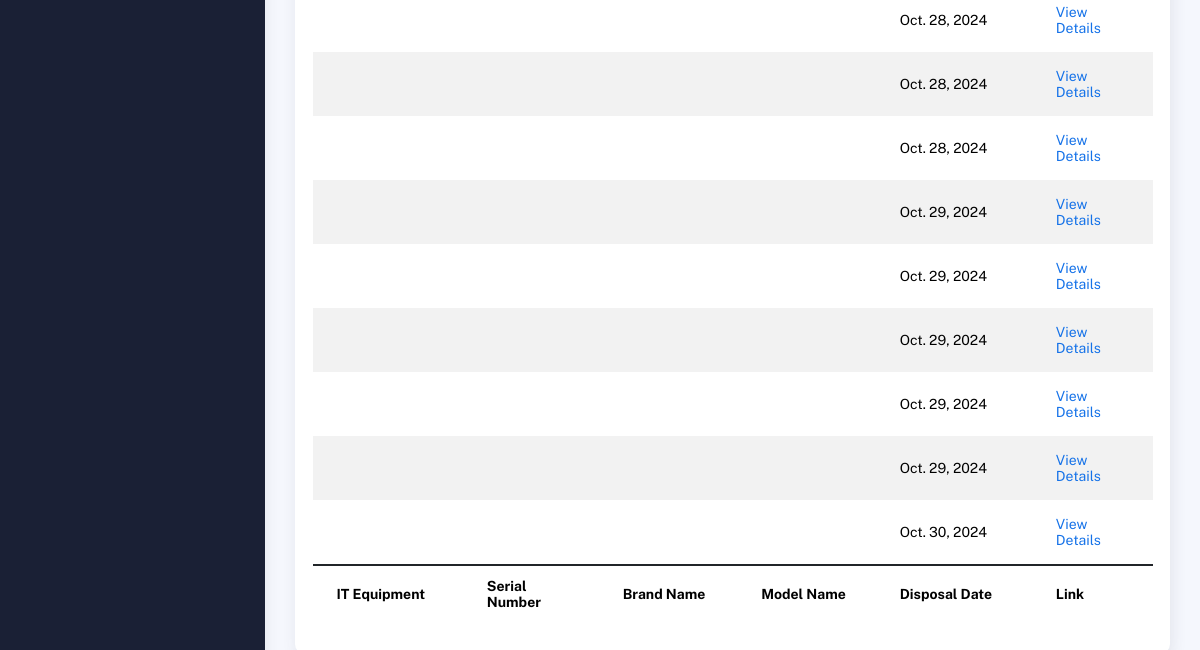
The app's page /disposed_keyboards/ (lower part), older data.
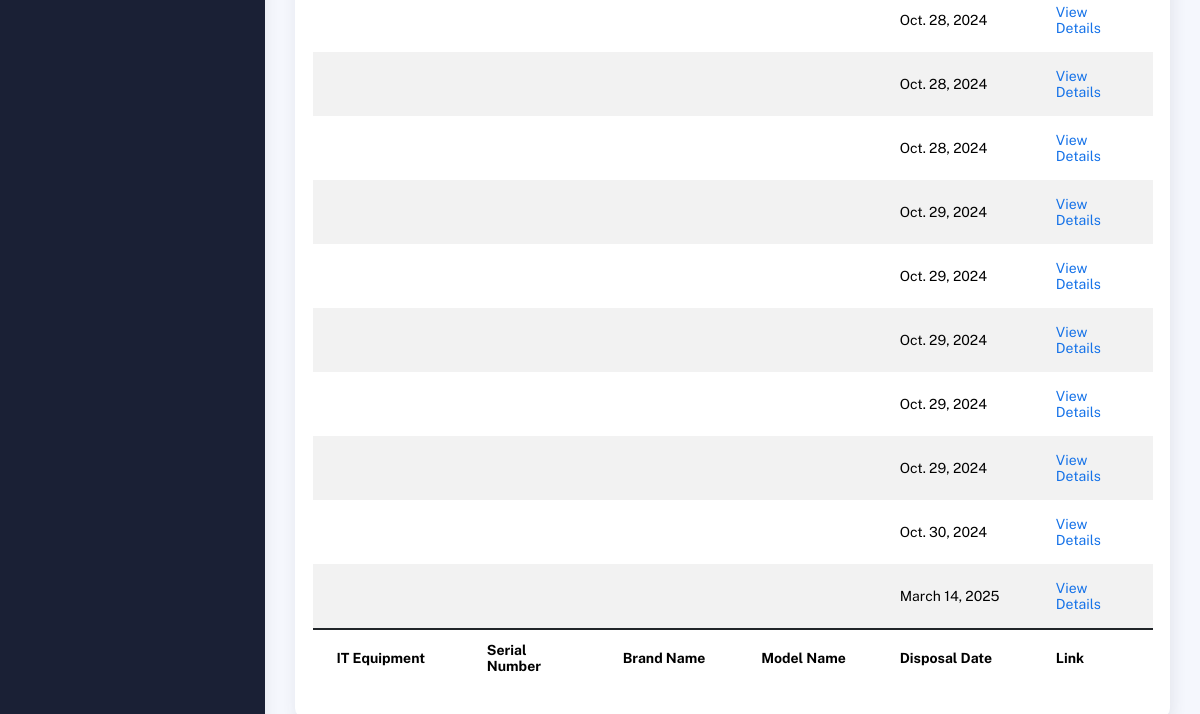
The same page, newer data.
### inventory/models.py (models this page shows, shortened)
class DisposedKeyboard(models.Model):
    keyboard_dispose_db = models.ForeignKey(KeyboardDetails, on_delete=models.CASCADE)
    disposal_date = models.DateField(default=timezone.now)

### inventory/views.py (the view)
# urls.py: path('disposed_keyboards/', views.disposed_keyboards, name='disposed_keyboards'),
def disposed_keyboards(request):
    disposed_keyboards = DisposedKeyboard.objects.all()
    return render(request, 'disposed_keyboards.html', {'disposed_keyboards': disposed_keyboards})

### templates/disposed_keyboards.html (shortened to what this page needs)
{% extends 'base.html' %}
{% block content %}
<div class="container">
  <div class="page-inner">
    <div class="row">
      <div class="col-md-12">
        <div class="card">
          <div class="card-body">
            <div class="table-responsive">
              <table id="disposed-keyboards-table" class="display table table-striped table-hover">
                <tfoot>
                  <tr>
                    <th>IT Equipment</th>
                    <th>Serial Number</th>
                    <th>Brand Name</th>
                    <th>Model Name</th>
                    <th>Disposal Date</th>
                    <th>Link</th>
                  </tr>
                </tfoot>
                <tbody>
                  {% for disposed_keyboard in disposed_keyboards %}
                  <tr>
                    <td>{{ disposed_keyboard.keyboard.desktop_package }}</td>
                    <td>{{ disposed_keyboard.keyboard.keyboard_sn }}</td>
                    <td>{{ disposed_keyboard.keyboard.brand }}</td>
                    <td>{{ disposed_keyboard.keyboard.model }}</td>
                    <td>{{ disposed_keyboard.disposal_date }}</td>
                    <td>
                      <a href="{% url 'desktop_detailed_view' disposed_keyboard.keyboard.desktop_package.id %}">
                        <span class="sub-item">View Details</span>
                      </a>
                    </td>
                  </tr>
                  {% endfor %}
                </tbody>
              </table>
            </div>
          </div>
        </div>
      </div>
    </div>
  </div>
</div>
{% endblock %}

Row changes from the older to the newer data that the page shows:
added DisposedKeyboard: disposal_date "March 14, 2025"
